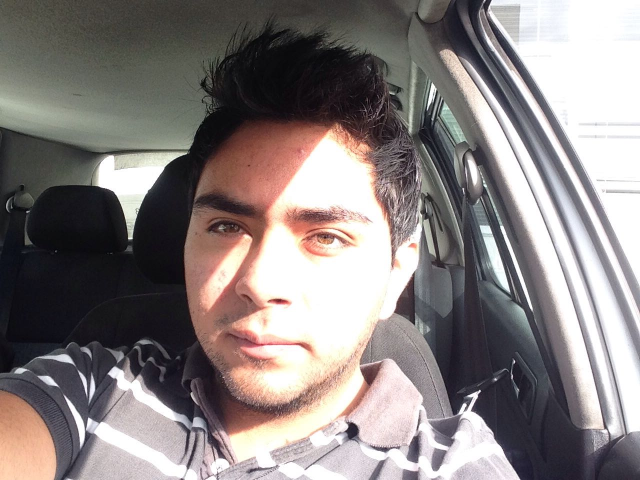
#> input picture srcImagenes/andy.jpg, 1280 x 960 px (shown at 1/2 size)
$ python ITSP.py
#> lines starting #> are read from the running program, lines starting #| are printed output that depends on the picture
import cv2
import matplotlib.pyplot as plt
import numpy as np
import math
import pyaudio
import wave

def mostrarImagenInicialEstandard(nombre, x,y):
    imagen = cv2.imread(nombre)
    imagenStandard = cv2.resize(imagen, (x,y))
    cv2.imshow("Imagen a Convertir",imagenStandard)
    return imagenStandard

def obtenerMatricesBGR(imagenStandard, x,y):
    b = np.zeros((y,x))
    g = np.zeros((y,x))
    r = np.zeros((y,x))

    for n in list(range(y)):
        for m in list(range(x)):
            b[n][m] = ((imagenStandard[n][m])[0])
            g[n][m] = ((imagenStandard[n][m])[1])
            r[n][m] = ((imagenStandard[n][m])[2])

    cv2.imwrite("recursosImg/rgb/blue.jpg", b)
    cv2.imwrite("recursosImg/rgb/green.jpg", g)
    cv2.imwrite("recursosImg/rgb/red.jpg", r)

    bgr = [b,g,r]
    return bgr

def obtenerPixelLbp(color, n, m):
    exponente = 0
    exponentes = [6,7,0,1,2,3,4,5]
    pixelLpbB = 0
    pixelLpbG = 0
    pixelLpbR = 0
    valorCentral0 = (color[0])[n][m]
    valorCentral1 = (color[1])[n][m]
    valorCentral2 = (color[2])[n][m]

    for k in list(range(n-1,n+2)):
        for j in list(range(m-1,m+2)):
            if k != n and j != m:
                if (color[0])[k][j] <= valorCentral0:
                    pixelLpbB = pixelLpbB + pow(2,exponentes[exponente])
                if (color[1])[k][j] <= valorCentral1:
                    pixelLpbG = pixelLpbG + pow(2,exponentes[exponente])
                if (color[2])[k][j] <= valorCentral2:
                    pixelLpbR = pixelLpbR + pow(2,exponentes[exponente])
                exponente = exponente+1

    return [pixelLpbB,pixelLpbB,pixelLpbR]

def obtenerColor(imagenStandard, n , m):
    color =[ 0,0,0]
    for k in list(range(n-1,n+2)):
        for j in list(range(m-1,m+2)):
            color[0] = color[0]+(imagenStandard[n][m])[0]
            color[1] = color[1]+(imagenStandard[n][m])[1]
            color[2] = color[2]+(imagenStandard[n][m])[2]

    color = [int(color[0]/9),int(color[1]/9),int(color[2]/9)]

    return color

def obtenerValoresConversion(imagenStandard,bgr,x,y, compresionNumber):
    cn = 0
    matOrigen= bgr
    valoresConversion=[]

    while cn <= compresionNumber:
        puntosX = int((x-1)/3)
        puntosY = int((y-1)/3)

        lbpB = np.zeros((puntosY ,puntosX))
        lbpG = np.zeros((puntosY ,puntosX))
        lbpR = np.zeros((puntosY ,puntosX))
        #colores = np.ndarray((puntosY ,puntosX))
        colores = x = [[ [0,0,0] for i in range(puntosX)] for j in range(puntosY)]

        if cn == compresionNumber:
            lbpU = np.zeros((puntosY ,puntosX))
            lbpF = np.zeros((puntosY ,puntosX))
            canal = np.zeros((puntosY ,puntosX))

            view = np.zeros((puntosY ,puntosX))

            sonidoPorPixelI = np.zeros((puntosY ,puntosX))
            sonidoPorPixelF = np.zeros((puntosY ,puntosX))
            sonidoPorPixelM = np.zeros((puntosY ,puntosX))

        for n in list(range(1,puntosY +1)):
            for m in list(range(1,puntosX +1)):
                o = 0
                p = 0
                if m != 1:
                    o = 3
                if n != 1:
                    p = 3
                lbpS = obtenerPixelLbp(matOrigen, n+p, m+o)
                lbpB[n-1][m-1] = lbpS[0]
                lbpG[n-1][m-1] = lbpS[1]
                lbpR[n-1][m-1] = lbpS[2]

                colores[n-1][m-1]= obtenerColor(imagenStandard,n+p,m+o)

                if cn == compresionNumber:
                    d = colores[n-1][m-1]#revisar

                    lbpU[n-1][m-1] = lbpB[n-1][m-1] +lbpG[n-1][m-1] +lbpR[n-1][m-1]
                    lbpF[n-1][m-1] = lbpU[n-1][m-1] + d[0] + d[1]+ d[2]
                    view[n-1][m-1] = (lbpF[n-1][m-1]) *0.166


                    sonidoPorPixelI[n-1][m-1] = 40+9*lbpF[n-1][m-1]+lbpF[n-1][m-1]
                    sonidoPorPixelF[n-1][m-1] = sonidoPorPixelI[n-1][m-1] +9
                    sonidoPorPixelM[n-1][m-1] = sonidoPorPixelI[n-1][m-1] +4

                    print("testo")
                    print(d[0])
                    print(d[1])
                    print(d[2])

                    if d[0]> d[1] and d[0] > d[2]:
                        canal[n-1][m-1] = 0
                    elif d[2] > d[1] and d[2] > d[0]:
                        canal[n-1][m-1] = 2
                    else:
                        canal[n-1][m-1] = 1

                    print("canal")
                    print(canal[n-1][m-1])
                    print(canal)

                    valoresConversion = [lbpB,lbpG,lbpR, lbpU,lbpF, canal, sonidoPorPixelI, sonidoPorPixelF, sonidoPorPixelM, puntosX,puntosY]

        matOrigen = [lbpB,lbpG,lbpR]
        x = puntosX
        y = puntosY
        imagenStandard = colores
        cn = cn+1

    print(lbpF)
    print("el toro")
    print(lbpU)

    cv2.imwrite("recursosImg/lpbs/lbpBC.jpg", lbpB)
    cv2.imwrite("recursosImg/lpbs/lbpGC.jpg", lbpG)
    cv2.imwrite("recursosImg/lpbs/lbpRC.jpg", lbpR)
    cv2.imwrite("recursosImg/lpbs/lbpUC.jpg", lbpU)
    cv2.imwrite("recursosImg/lpbs/lbpFC.jpg", lbpF)
    cv2.imwrite("recursosImg/viewBWC.jpg", view)

    return valoresConversion

def onda(frecuencia, duracion, rate=44100):
    duracion = int(duracion * rate)
    factor = float(frecuencia) * (math.pi * 2) / rate
    return np.sin(np.arange(duracion) * factor)

def reproducir(stream, senial):
    partes = []
    partes.append(senial)

    parte =np.concatenate(partes) * 0.25
    stream.write(parte.astype(np.float32).tostring())

#if __name__ == '__main__':

def obtenerSonidoDeImagen(valoresConversion, numSeg):
    sonidoF = []
    print(valoresConversion[9])
    print(valoresConversion[10])
    sonidoPorPixelM = valoresConversion[8]
    canal = valoresConversion[5]
    print(canal)
    cv2.waitKey(0)

    p = pyaudio.PyAudio()
    stream = p.open(format=pyaudio.paFloat32,channels=1, rate=44100, output=1)
    for n in list(range(valoresConversion[10])):
        for m in list(range(valoresConversion[9])):
            print(n)
            print(m)
            print(sonidoPorPixelM[n][m])
            print(canal[n][m])

            senial = onda(sonidoPorPixelM[n][m],numSeg/(valoresConversion[9]*valoresConversion[10]))
            senial2 = onda(40,numSeg/(valoresConversion[9]*valoresConversion[10]))

            if canal[n][m] == 0 :
                senial_stereo = np.ravel(np.column_stack((senial,senial2)))
            elif canal[n][m] == 1:
                senial_stereo = np.ravel(np.column_stack((senial,senial)))
            else:
                senial_stereo = np.ravel(np.column_stack((senial2,senial)))

            reproducir(stream,senial_stereo )

    stream.close()
    p.terminate()

    return sonidoF

def inicio(nombreImagen, numSeg, x, y,compresionNumber):
    img = mostrarImagenInicialEstandard(nombreImagen, x,y)
#> in mostrarImagenInicialEstandard, imagen is the input picture: shape (960, 1280, 3); mean B, G, R 128.5, 129.3, 136.8
#> in mostrarImagenInicialEstandard, `imagenStandard = cv2.resize(imagen, (x,y))`:
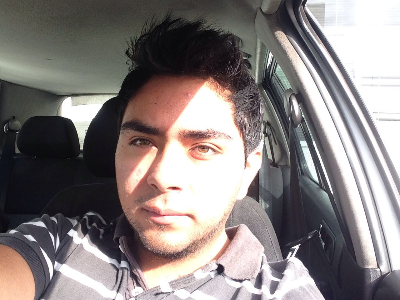
#> imagenStandard: shape (300, 400, 3); mean B, G, R 128.5, 129.3, 136.8
    bgr = obtenerMatricesBGR(img, x,y)
#> after the loop in obtenerMatricesBGR, `for n in list(range(y)):`:
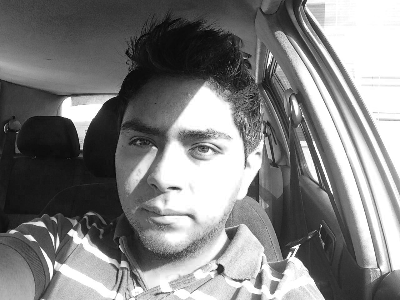
#> b: shape (300, 400) float64; min 3, max 255, mean 128.5
#> after the loop in obtenerMatricesBGR, `for n in list(range(y)):`:
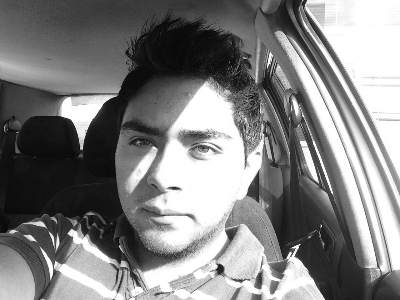
#> g: shape (300, 400) float64; min 2, max 255, mean 129.3
#> after the loop in obtenerMatricesBGR, `for n in list(range(y)):`:
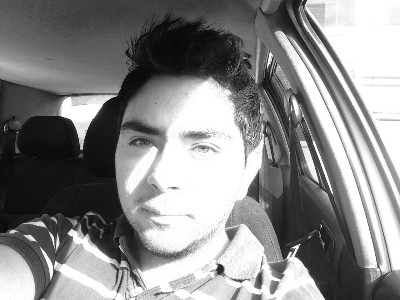
#> r: shape (300, 400) float64; min 4, max 255, mean 136.8
#> bgr = 3 items
    valoresConversion= obtenerValoresConversion(img,bgr,x,y,compresionNumber)
#> the loop in obtenerValoresConversion, `while cn <= compresionNumber:` made 3 passes

    sonidoDeImagen = obtenerSonidoDeImagen(valoresConversion, numSeg)
    cv2.waitKey(0)

#inicio("srcImagenes/carito.jpg", 60, 200,150, 3)
inicio("srcImagenes/andy.jpg", 15, 400,300, 2)
#> (the call stopped at in obtenerSonidoDeImagen, `p = pyaudio.PyAudio()`: pyaudio is not available in this run)

print("Graciassss TOTALES!!")

$ run again, with srcImagenes/carito.jpg copied over srcImagenes/andy.jpg
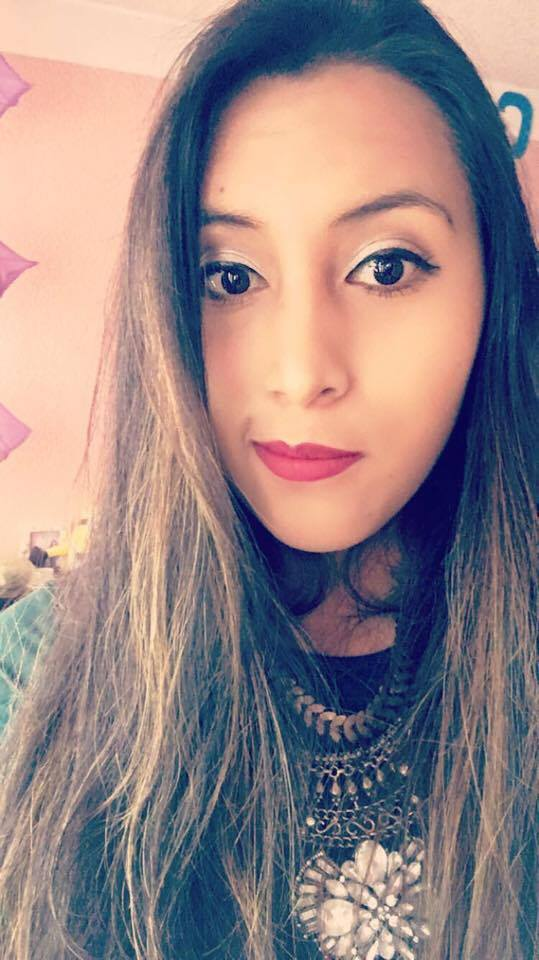
#> input picture srcImagenes/carito.jpg, 539 x 960 px
#> in mostrarImagenInicialEstandard, imagen is the input picture: shape (960, 539, 3); mean B, G, R 131.5, 130.7, 148
#> after the loop in obtenerMatricesBGR, `for n in list(range(y)):`:
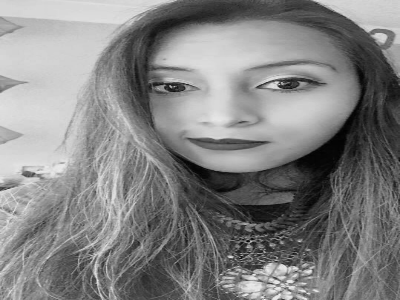
#> g: shape (300, 400) float64; min 1, max 245, mean 130.6
#> after the loop in obtenerMatricesBGR, `for n in list(range(y)):`:
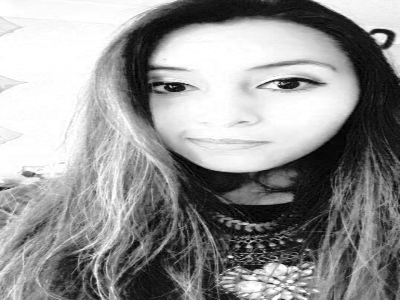
#> r: shape (300, 400) float64; min 0, max 255, mean 147.9
#> bgr = 3 items
#> the loop in obtenerValoresConversion, `while cn <= compresionNumber:` made 3 passes
